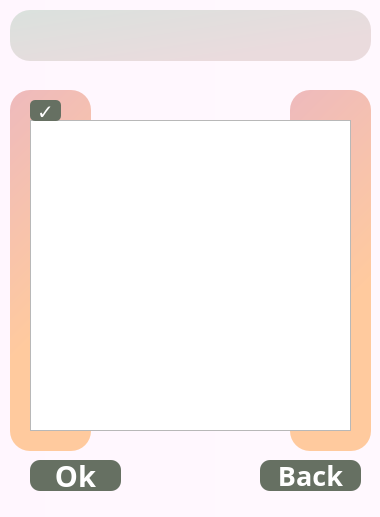
<?xml version="1.0" encoding="UTF-8"?>
<ui version="4.0">
 <class>Dialog</class>
 <widget class="QDialog" name="Dialog">
  <property name="geometry">
   <rect>
    <x>0</x>
    <y>0</y>
    <width>380</width>
    <height>517</height>
   </rect>
  </property>
  <property name="minimumSize">
   <size>
    <width>380</width>
    <height>517</height>
   </size>
  </property>
  <property name="maximumSize">
   <size>
    <width>380</width>
    <height>517</height>
   </size>
  </property>
  <property name="windowTitle">
   <string>Dialog</string>
  </property>
  <widget class="QLabel" name="bg_7">
   <property name="geometry">
    <rect>
     <x>-40</x>
     <y>-40</y>
     <width>1531</width>
     <height>841</height>
    </rect>
   </property>
   <property name="minimumSize">
    <size>
     <width>861</width>
     <height>721</height>
    </size>
   </property>
   <property name="font">
    <font>
     <weight>75</weight>
     <bold>true</bold>
    </font>
   </property>
   <property name="styleSheet">
    <string notr="true">background :qlineargradient(spread:pad, x1:0, y1:0, x2:1, y2:0, stop:0 rgba(255, 246, 254, 255), stop:1 rgba(255, 255, 255, 255));border-radius : 20;</string>
   </property>
   <property name="text">
    <string/>
   </property>
  </widget>
  <widget class="QPushButton" name="cancelButton">
   <property name="geometry">
    <rect>
     <x>260</x>
     <y>460</y>
     <width>101</width>
     <height>31</height>
    </rect>
   </property>
   <property name="font">
    <font>
     <family>OCR A Extended</family>
     <pointsize>20</pointsize>
     <weight>75</weight>
     <bold>true</bold>
    </font>
   </property>
   <property name="styleSheet">
    <string notr="true">QPushButton{
background-color:rgb(102, 112, 98);
border-radius : 10px;
color:white}</string>
   </property>
   <property name="text">
    <string>Back</string>
   </property>
  </widget>
  <widget class="QPushButton" name="okButton">
   <property name="geometry">
    <rect>
     <x>30</x>
     <y>460</y>
     <width>91</width>
     <height>31</height>
    </rect>
   </property>
   <property name="font">
    <font>
     <family>OCR A Extended</family>
     <pointsize>22</pointsize>
     <weight>75</weight>
     <bold>true</bold>
    </font>
   </property>
   <property name="styleSheet">
    <string notr="true">QPushButton{
background-color:rgb(102, 112, 98);
border-radius : 10px;
color:white}</string>
   </property>
   <property name="text">
    <string>Ok</string>
   </property>
  </widget>
  <widget class="QWidget" name="verticalLayoutWidget">
   <property name="geometry">
    <rect>
     <x>30</x>
     <y>120</y>
     <width>321</width>
     <height>311</height>
    </rect>
   </property>
   <layout class="QVBoxLayout" name="verticalLayout">
    <property name="spacing">
     <number>12</number>
    </property>
    <item>
     <widget class="QListWidget" name="listWidget">
      <property name="font">
       <font>
        <family>OCR A Extended</family>
        <pointsize>15</pointsize>
       </font>
      </property>
     </widget>
    </item>
   </layout>
  </widget>
  <widget class="QLabel" name="label_head">
   <property name="geometry">
    <rect>
     <x>0</x>
     <y>10</y>
     <width>381</width>
     <height>51</height>
    </rect>
   </property>
   <property name="font">
    <font>
     <pointsize>15</pointsize>
    </font>
   </property>
   <property name="whatsThis">
    <string>&lt;html&gt;&lt;head/&gt;&lt;body&gt;&lt;p&gt;&lt;span style=&quot; font-size:10pt;&quot;&gt;LOGIN&lt;/span&gt;&lt;/p&gt;&lt;p&gt;&lt;br/&gt;&lt;/p&gt;&lt;/body&gt;&lt;/html&gt;</string>
   </property>
   <property name="text">
    <string>&lt;html&gt;&lt;head/&gt;&lt;body&gt;&lt;p align=&quot;center&quot;&gt;&lt;span style=&quot; font-family:'OCR A Extended'; font-size:25pt; font-weight:600;&quot;&gt;&lt;/span&gt;&lt;/p&gt;&lt;/body&gt;&lt;/html&gt;</string>
   </property>
  </widget>
  <widget class="QPushButton" name="check_bt">
   <property name="geometry">
    <rect>
     <x>30</x>
     <y>100</y>
     <width>31</width>
     <height>21</height>
    </rect>
   </property>
   <property name="font">
    <font>
     <family>OCR A Extended</family>
     <pointsize>15</pointsize>
     <weight>75</weight>
     <bold>true</bold>
     <underline>false</underline>
    </font>
   </property>
   <property name="styleSheet">
    <string notr="true">QPushButton{
background-color:rgb(102, 112, 98);
border-radius : 5px;
color:white}</string>
   </property>
   <property name="text">
    <string>✓</string>
   </property>
  </widget>
  <widget class="QLabel" name="bg_6">
   <property name="geometry">
    <rect>
     <x>290</x>
     <y>90</y>
     <width>81</width>
     <height>361</height>
    </rect>
   </property>
   <property name="font">
    <font>
     <weight>75</weight>
     <bold>true</bold>
    </font>
   </property>
   <property name="styleSheet">
    <string notr="true">background :qlineargradient(spread:pad, x1:0.420091, y1:0.988, x2:0.198636, y2:0, stop:0.3125 rgba(255, 202, 158, 255), stop:1 rgba(239, 187, 187, 255));border-radius : 20;</string>
   </property>
   <property name="text">
    <string/>
   </property>
  </widget>
  <widget class="QLabel" name="bg_4">
   <property name="geometry">
    <rect>
     <x>10</x>
     <y>10</y>
     <width>361</width>
     <height>51</height>
    </rect>
   </property>
   <property name="font">
    <font>
     <weight>75</weight>
     <bold>true</bold>
    </font>
   </property>
   <property name="styleSheet">
    <string notr="true">background :qlineargradient(spread:pad, x1:0, y1:0, x2:0.784091, y2:0.733, stop:0 rgba(218, 225, 221, 255), stop:1 rgba(234, 219, 221, 255));border-radius : 20;</string>
   </property>
   <property name="text">
    <string/>
   </property>
  </widget>
  <widget class="QLabel" name="bg_8">
   <property name="geometry">
    <rect>
     <x>10</x>
     <y>90</y>
     <width>81</width>
     <height>361</height>
    </rect>
   </property>
   <property name="font">
    <font>
     <weight>75</weight>
     <bold>true</bold>
    </font>
   </property>
   <property name="styleSheet">
    <string notr="true">background :qlineargradient(spread:pad, x1:0.420091, y1:0.988, x2:0.198636, y2:0, stop:0.3125 rgba(255, 202, 158, 255), stop:1 rgba(239, 187, 187, 255));border-radius : 20;</string>
   </property>
   <property name="text">
    <string/>
   </property>
  </widget>
  <zorder>bg_7</zorder>
  <zorder>bg_8</zorder>
  <zorder>bg_6</zorder>
  <zorder>cancelButton</zorder>
  <zorder>okButton</zorder>
  <zorder>verticalLayoutWidget</zorder>
  <zorder>check_bt</zorder>
  <zorder>bg_4</zorder>
  <zorder>label_head</zorder>
 </widget>
 <resources/>
 <connections/>
</ui>
